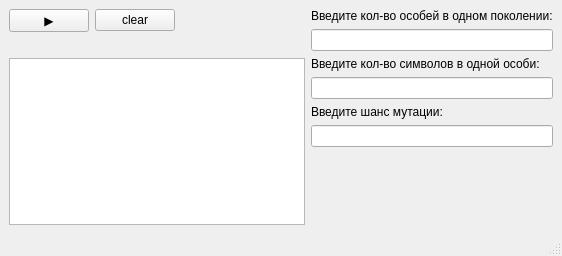
<?xml version="1.0" encoding="UTF-8"?>
<ui version="4.0">
 <class>MainWindow</class>
 <widget class="QMainWindow" name="MainWindow">
  <property name="geometry">
   <rect>
    <x>0</x>
    <y>0</y>
    <width>562</width>
    <height>256</height>
   </rect>
  </property>
  <property name="windowTitle">
   <string>MainWindow</string>
  </property>
  <widget class="QWidget" name="centralwidget">
   <layout class="QHBoxLayout" name="horizontalLayout">
    <item>
     <layout class="QVBoxLayout" name="verticalLayout_3">
      <item>
       <layout class="QHBoxLayout" name="horizontalLayout_2">
        <item>
         <widget class="QPushButton" name="start_button">
          <property name="text">
           <string>▶</string>
          </property>
         </widget>
        </item>
        <item>
         <widget class="QPushButton" name="clear_button">
          <property name="text">
           <string>clear</string>
          </property>
         </widget>
        </item>
        <item>
         <spacer name="horizontalSpacer">
          <property name="orientation">
           <enum>Qt::Horizontal</enum>
          </property>
          <property name="sizeHint" stdset="0">
           <size>
            <width>278</width>
            <height>20</height>
           </size>
          </property>
         </spacer>
        </item>
       </layout>
      </item>
      <item>
       <layout class="QVBoxLayout" name="verticalLayout">
        <item>
         <layout class="QVBoxLayout" name="verticalLayout_4">
          <item>
           <widget class="QLabel" name="text_count">
            <property name="text">
             <string/>
            </property>
           </widget>
          </item>
          <item>
           <widget class="QTextBrowser" name="generations_field"/>
          </item>
         </layout>
        </item>
       </layout>
      </item>
     </layout>
    </item>
    <item>
     <layout class="QVBoxLayout" name="verticalLayout_2">
      <item>
       <widget class="QLabel" name="text_len">
        <property name="text">
         <string>Введите кол-во особей в одном поколении:</string>
        </property>
       </widget>
      </item>
      <item>
       <widget class="QLineEdit" name="len_population"/>
      </item>
      <item>
       <widget class="QLabel" name="text_len_c">
        <property name="text">
         <string>Введите кол-во символов в одной особи:</string>
        </property>
       </widget>
      </item>
      <item>
       <widget class="QLineEdit" name="len_char"/>
      </item>
      <item>
       <widget class="QLabel" name="text_chance">
        <property name="text">
         <string>Введите шанс мутации:</string>
        </property>
       </widget>
      </item>
      <item>
       <widget class="QLineEdit" name="chance_mutation"/>
      </item>
      <item>
       <spacer name="verticalSpacer">
        <property name="orientation">
         <enum>Qt::Vertical</enum>
        </property>
        <property name="sizeHint" stdset="0">
         <size>
          <width>20</width>
          <height>38</height>
         </size>
        </property>
       </spacer>
      </item>
     </layout>
    </item>
   </layout>
  </widget>
  <widget class="QStatusBar" name="statusbar"/>
  <widget class="QMenuBar" name="menuBar">
   <property name="geometry">
    <rect>
     <x>0</x>
     <y>0</y>
     <width>562</width>
     <height>26</height>
    </rect>
   </property>
  </widget>
  <action name="actionOpen_txt_file">
   <property name="text">
    <string>Открыть</string>
   </property>
  </action>
 </widget>
 <resources/>
 <connections/>
</ui>
